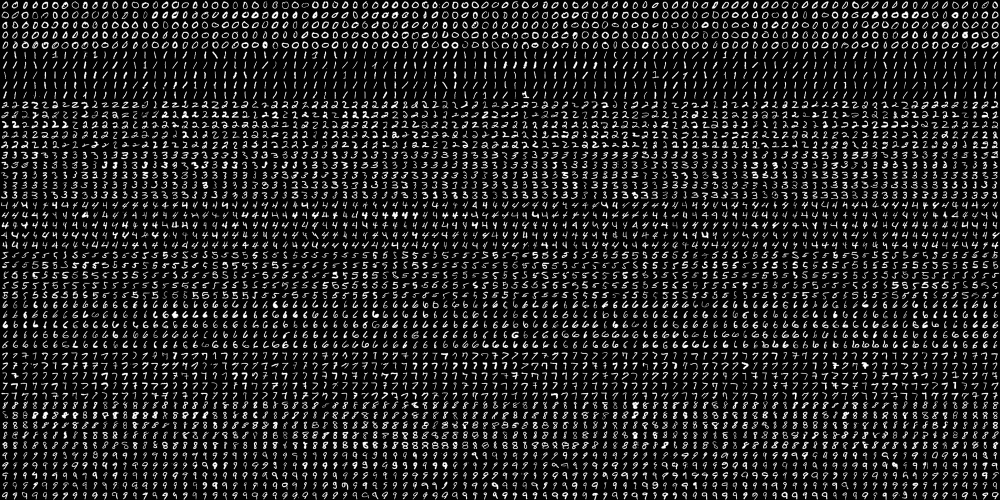
#> input picture medician_models/digits3.png, 2000 x 1000 px (shown at 1/2 size)
$ python a.py
#> lines starting #> are read from the running program, lines starting #| are printed output that depends on the picture
# import numpy.core.multiarray
import cv2
import numpy as np
#Load the training image
img = cv2.imread("digits3.png")
#> img is the input picture: shape (1000, 2000, 3); min 0, max 255, mean 33.8
#Convert this Image in gray scale
gray = cv2.cvtColor(img,cv2.COLOR_BGR2GRAY)
# Now we split the image to 5000 cells, each 20x20 size
cells = [np.hsplit(row,100) for row in np.vsplit(gray,50)]
#> cells = 50 items
# Make it into a Numpy array. It size will be (50,100,20,20)
x = np.array(cells)

# Now we prepare train data and test data.
train = x[:,:50].reshape(-1,400).astype(np.float32)   # Size = (2500,400)
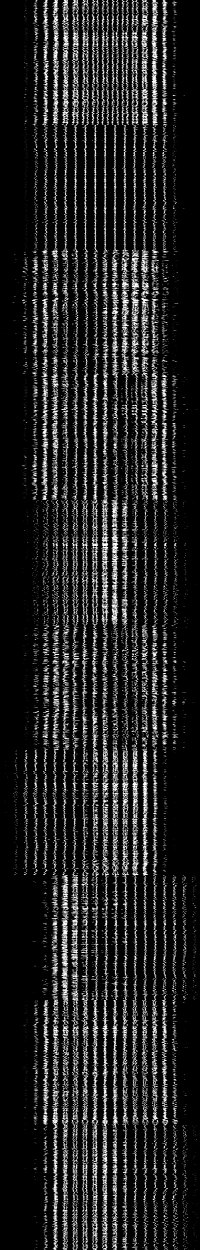
#> train: shape (2500, 400) float32 (shown at 1/2 size); min 0, max 255, mean 33.8

test = x[:,50:100].reshape(-1,400).astype(np.float32) # Size = (2500,400)
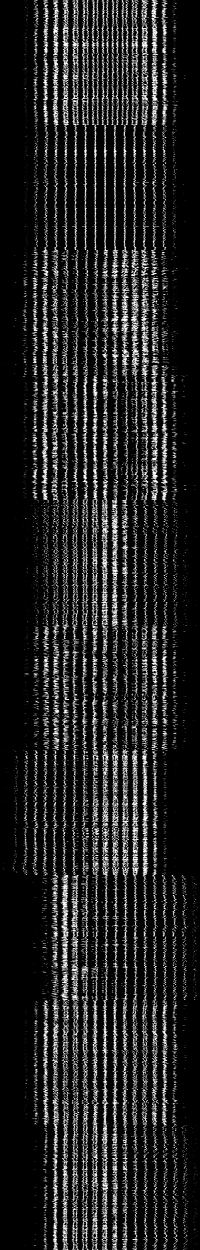
#> test: shape (2500, 400) float32 (shown at 1/2 size); min 0, max 255, mean 33.8
# Create labels for train and test data
k = np.arange(10)
train_labels = np.repeat(k,250)[:,np.newaxis]

# train_labels = train_labels.reshape((train_labels.size,1))
# train = train.reshape((1, train.size))

test_labels = train_labels.copy()
# Initiate kNN, train the data, then test it with test data for k=5
knn = cv2.ml.KNearest_create()
knn.train(train, cv2.ml.ROW_SAMPLE, train_labels)


# In[ ]:


ret,result,neighbours,dist = knn.findNearest(test,k=5)
#> ret = 0; result = 2500 values, max 9 at index 452, min 0 at index 0, mean 4.47; neighbours = 2500 rows, first 6: [0, 0, 0, 0, 0], [0, 0, 0, 0, 0], [0, 0, 0, 0, 0], [0, 0, 5, 5, 5], [0, 0, 0, 0, 0], [0, 0, 0, 0, 0]; dist = 2500 rows, first 6: [361955, 598018, 606136, 608480, 610345], [790595, 959768, 1055851, 1065401, 1068785], [534520, 641045, 681043, 732508, 751514], [943748, 958162, 1052576, 1243297, 1249885], [796400, 841097, 878670, 896978, 960181], [396251, 671587, 715542, 749110, 751370]
# Now we check the accuracy of classification
# For that, compare the result with test_labels and check which are wrong

matches = result==test_labels
correct = np.count_nonzero(matches)
#> correct = 2294
accuracy = correct*100.0/result.size
#> accuracy = 91.76
print (accuracy)
#| 91.76


# In[ ]:


# save the kNN Model
np.savez('knn_data.npz',train=train, train_labels=train_labels)


# In[ ]:


#Load the kNN Model
with np.load('knn_data.npz') as data:
   print (data.files)
   train = data['train']
   train_labels = data['train_labels']

knn = cv2.ml.KNearest_create()
knn.train(train, cv2.ml.ROW_SAMPLE, train_labels)

test_img=cv2.imread("test.jpeg")
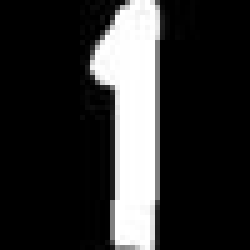
#> input picture medician_models/test.jpeg, 50 x 50 px (shown 5 times larger)
#> test_img is the input picture: shape (50, 50, 3); min 0, max 255, mean 47.5
test_img =cv2.cvtColor(test_img,cv2.COLOR_BGR2GRAY)
#> test_img: shape (50, 50)
test_img =cv2.resize(test_img, (20, 20))
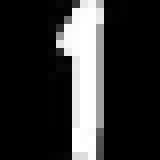
#> test_img: shape (20, 20) (shown 8 times larger); min 0, max 255, mean 48.7
x = np.array(test_img)
test_img = x.reshape(-1,400).astype(np.float32)
ret,result,neighbours,dist = knn.findNearest(test_img,k=1)
#> ret = 1; result = [1]; neighbours = [1]; dist = [1713819]

#Print the predicted number

print (int(result))
#| 1


# [38 lines of commented-out code are left out]
